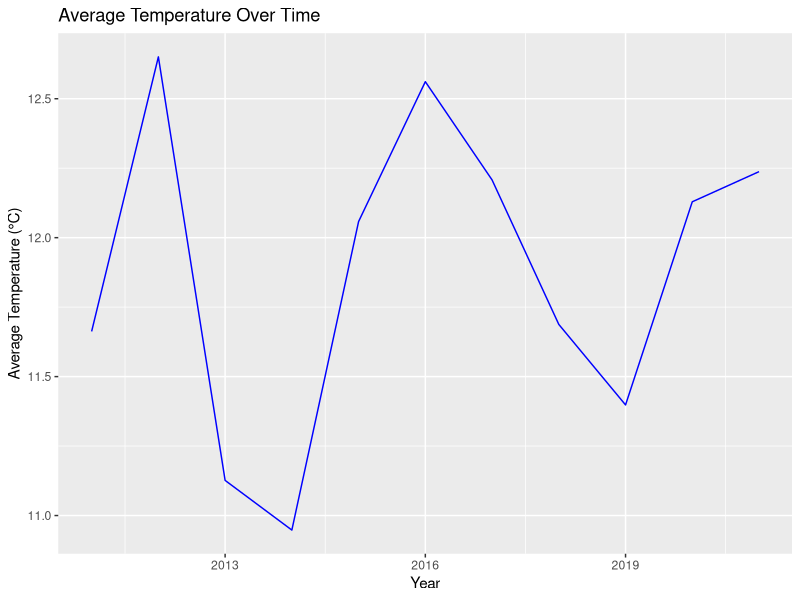
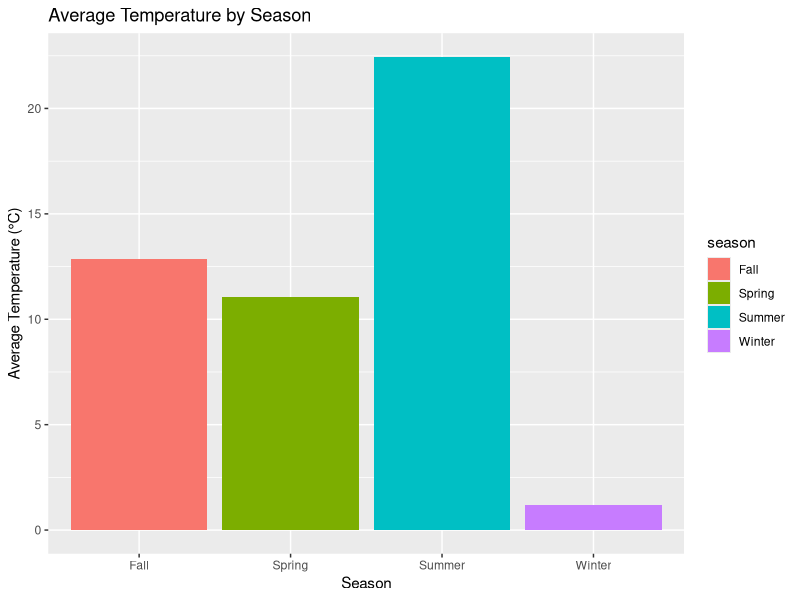
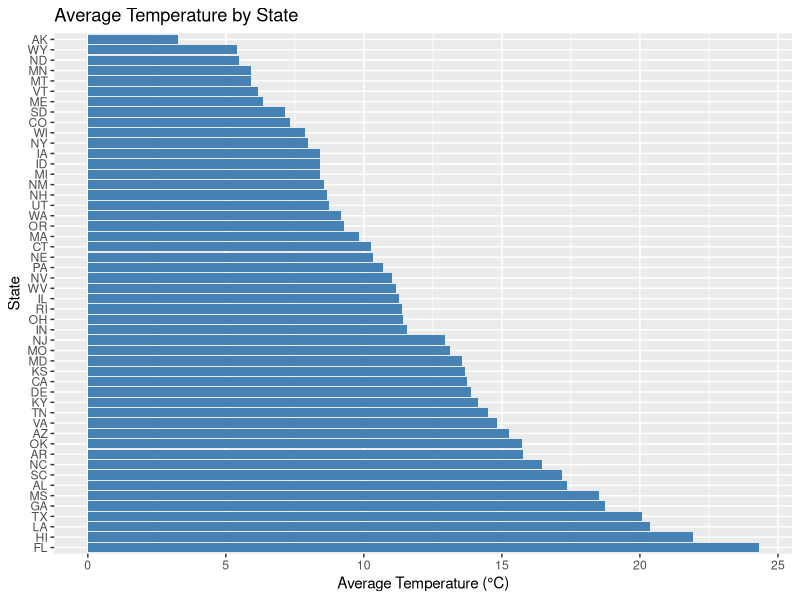
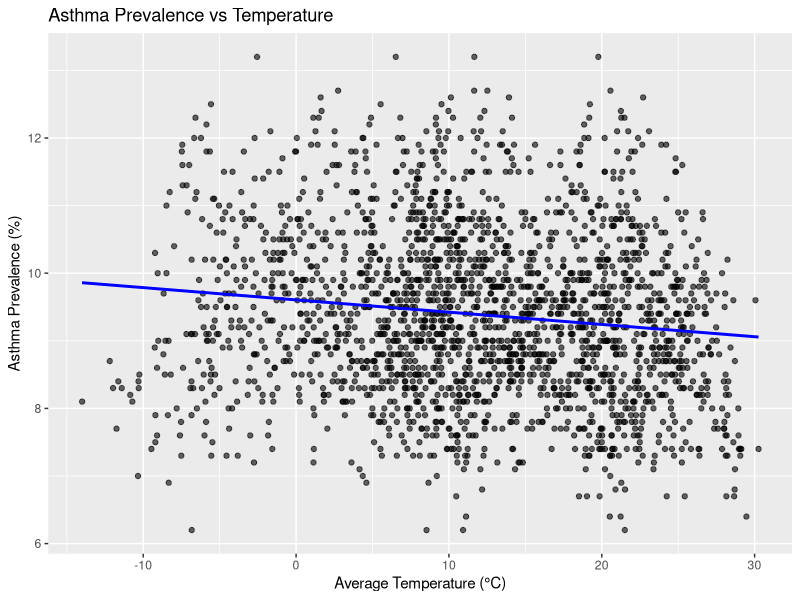

Recreate these plots in R, in order.
## ---- chunk 1
knitr::opts_chunk$set(echo = TRUE)
library(tidyverse)
library(lubridate)
library(ggplot2)
library(lubridate)
library(knitr)
## ---- chunk 2
# Load datasets
asthma_data <- read_csv("data/asthma_data.csv")
temp_data <- read_csv("data/temp_data.csv")
## ---- chunk 3
# Summary of asthma data
asthma_summary <- asthma_data %>%
  summarize(
    avg_prevalence = mean(prevalence_percent, na.rm = TRUE),
    min_prevalence = min(prevalence_percent, na.rm = TRUE),
    max_prevalence = max(prevalence_percent, na.rm = TRUE)
  )

# Create a tidy table for asthma summary using kable
asthma_summary %>%
  knitr::kable(
    col.names = c("Average Prevalence (%)", "Minimum Prevalence (%)", "Maximum Prevalence (%)"),
    caption = "Summary Statistics for Asthma Prevalence"
  )

asthma_summary
## ---- chunk 4
# Summary of temperature data
temp_summary <- temp_data %>%
  summarize(
    avg_temp_overall = mean(avg_temp, na.rm = TRUE),
    min_temp = min(avg_temp, na.rm = TRUE),
    max_temp = max(avg_temp, na.rm = TRUE)
  )

# Create a tidy table for temperature summary
temp_summary %>%
  knitr::kable(
    col.names = c("Average Temperature (°C)", "Minimum Temperature (°C)", "Maximum Temperature (°C)"),
    caption = "Summary Statistics for Temperature Data"
  )

temp_summary
## ---- chunk 5
# Average temperature by year
yearly_temp_summary <- temp_data %>%
  group_by(year) %>%
  summarize(
    avg_temp = mean(avg_temp, na.rm = TRUE)
  )

# Create a tidy table for yearly temperature summary
yearly_temp_summary %>%
  knitr::kable(
    col.names = c("Year", "Average Temperature (°C)"),
    caption = "Average Temperature by Year"
  )

yearly_temp_summary
## ---- chunk 6
ggplot(yearly_temp_summary, aes(x = year, y = avg_temp)) +
  geom_line(color = "blue") +
  labs(
    title = "Average Temperature Over Time",
    x = "Year",
    y = "Average Temperature (°C)"
  )
## ---- chunk 7
# Average temperature by season
seasonal_temp_summary <- temp_data %>%
  group_by(season) %>%
  summarize(
    avg_temp = mean(avg_temp, na.rm = TRUE)
  )

# Create a tidy table for seasonal temperature summary
seasonal_temp_summary %>%
  knitr::kable(
    col.names = c("Season", "Average Temperature (°C)"),
    caption = "Average Temperature by Season"
  )

seasonal_temp_summary
## ---- chunk 8
ggplot(seasonal_temp_summary, aes(x = season, y = avg_temp, fill = season)) +
  geom_bar(stat = "identity") +
  labs(
    title = "Average Temperature by Season",
    x = "Season",
    y = "Average Temperature (°C)"
  )
## ---- chunk 9
# Temperature by state
state_temp_summary <- temp_data %>%
  group_by(state) %>%
  summarize(
    avg_temp = mean(avg_temp, na.rm = TRUE)
  )

ggplot(state_temp_summary, aes(x = reorder(state, -avg_temp), y = avg_temp)) +
  geom_bar(stat = "identity", fill = "steelblue") +
  coord_flip() +
  labs(
    title = "Average Temperature by State",
    x = "State",
    y = "Average Temperature (°C)"
  )
## ---- chunk 10
# Merge datasets by year and state
merged_data <- inner_join(
  asthma_data,
  temp_data,
  by = c("year_name" = "year", "state" = "state")
)

# Display first few rows of merged data
head(merged_data)
## ---- chunk 11
# Calculate correlation
correlation <- cor(
  merged_data$prevalence_percent,
  merged_data$avg_temp,
  use = "complete.obs"
)

cat("The correlation between asthma prevalence and temperature is:", correlation)
## ---- chunk 12
# Scatter plot with regression line
ggplot(merged_data, aes(x = avg_temp, y = prevalence_percent)) +
  geom_point(alpha = 0.6) +
  geom_smooth(method = "lm", se = FALSE, color = "blue") +
  labs(
    title = "Asthma Prevalence vs Temperature",
    x = "Average Temperature (°C)",
    y = "Asthma Prevalence (%)"
  )
